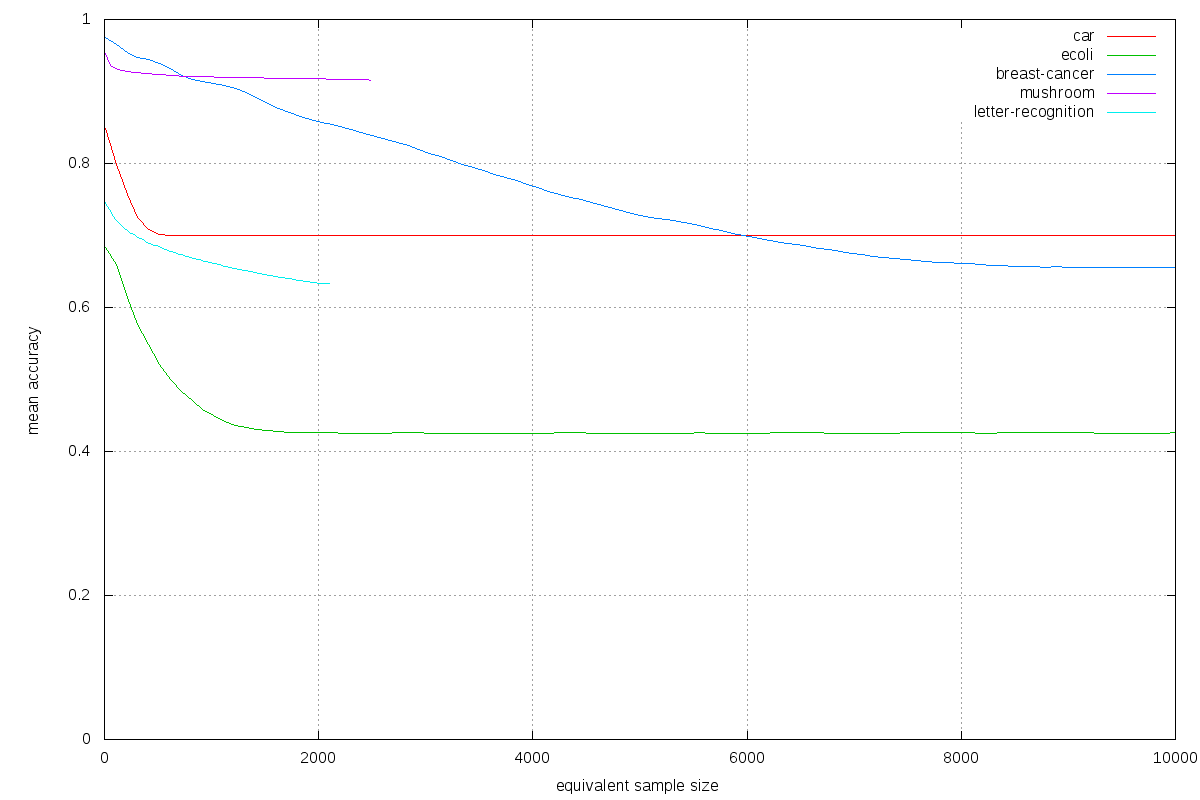

Generate this figure with gnuplot:
set terminal png size 1200,800
set output "mlog.png"
set grid
set xlabel "equivalent sample size"
set ylabel "mean accuracy"
set xrange [0:10000]
set yrange [0:1]
set data style dot
plot "car.mlog" using 1:2 index 0 title "car" smooth bezier, \
     "ecoli.mlog" using 1:2 index 0 title "ecoli" smooth bezier, \
     "breast-cancer-wisconsin.mlog" using 1:2 index 0 title "breast-cancer" smooth bezier, \
     "mushroom.mlog" using 1:2 index 0 title "mushroom" smooth bezier, \
     "letter-recognition.mlog" using 1:2 index 0 title "letter-recognition" smooth bezier